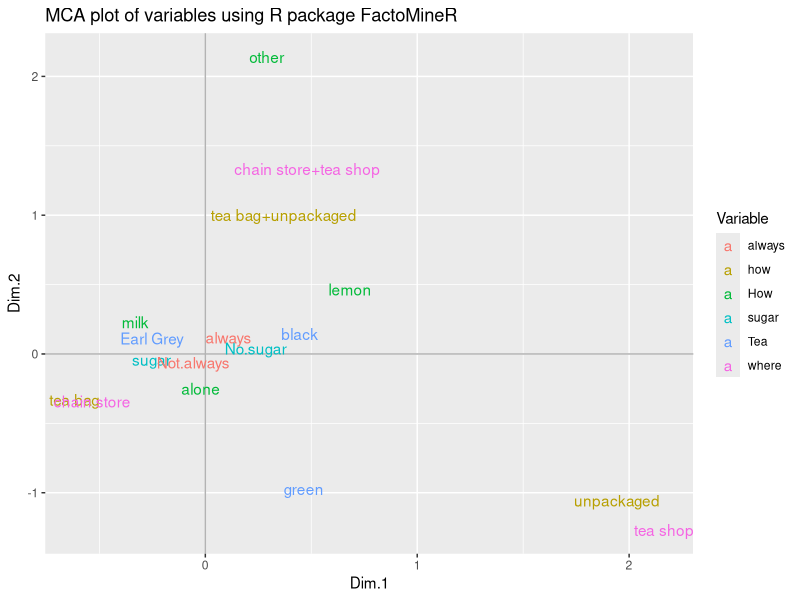

Source code (R):
require(FactoMineR)
require(ggplot2)
# load data tea
data(tea)

# select these columns
newtea = tea[, c("Tea", "How", "how", "sugar", "where", "always")]

# take a peek
head(newtea)

cats = apply(newtea, 2, function(x) nlevels(as.factor(x)))

cats

mca1 = MCA(newtea, graph = FALSE)

# list of results
mca1

mca1_vars_df = data.frame(mca1$var$coord, Variable = rep(names(cats), cats))

# data frame with observation coordinates
mca1_obs_df = data.frame(mca1$ind$coord)

# plot of variable categories
ggplot(data=mca1_vars_df, 
       aes(x = Dim.1, y = Dim.2, label = rownames(mca1_vars_df))) +
  geom_hline(yintercept = 0, colour = "gray70") +
  geom_vline(xintercept = 0, colour = "gray70") +
  geom_text(aes(colour=Variable)) +
  ggtitle("MCA plot of variables using R package FactoMineR")
